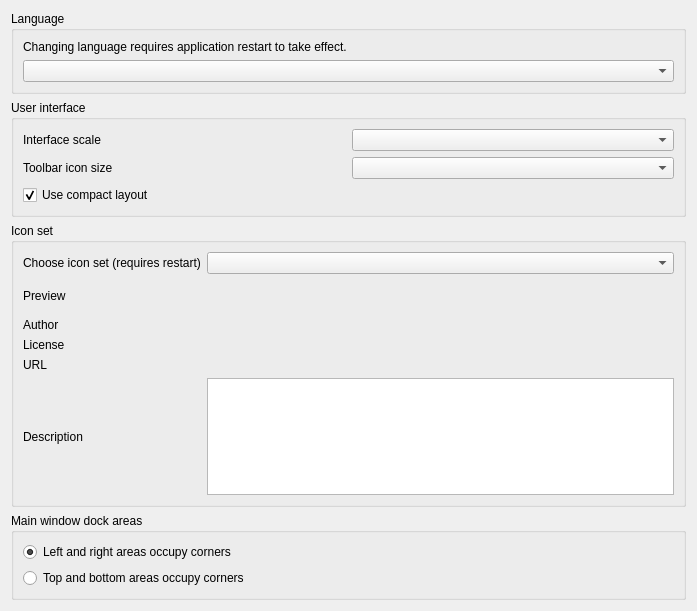
             <widget class="QWidget" name="lookAndFeelScrollWidget">
              <property name="geometry">
               <rect>
                <x>0</x>
                <y>-73</y>
                <width>697</width>
                <height>611</height>
               </rect>
              </property>
              <layout class="QVBoxLayout" name="verticalLayout_31">
               <item>
                <widget class="QGroupBox" name="langGroup">
                 <property name="title">
                  <string>Language</string>
                 </property>
                 <layout class="QVBoxLayout" name="verticalLayout_30">
                  <item>
                   <widget class="QLabel" name="langLabel">
                    <property name="text">
                     <string>Changing language requires application restart to take effect.</string>
                    </property>
                    <property name="cmdPalIgnore" stdset="0">
                     <bool>true</bool>
                    </property>
                   </widget>
                  </item>
                  <item>
                   <widget class="QComboBox" name="langCombo">
                    <property name="cfg" stdset="0">
                     <string notr="true">General.Language</string>
                    </property>
                   </widget>
                  </item>
                 </layout>
                </widget>
               </item>
               <item>
                <widget class="QGroupBox" name="compactLayoutGroup">
                 <property name="title">
                  <string>User interface</string>
                 </property>
                 <layout class="QGridLayout" name="gridLayout_16">
                  <item row="2" column="0">
                   <widget class="QLabel" name="uiScaleLabel">
                    <property name="toolTip">
                     <string>&lt;html&gt;&lt;head/&gt;&lt;body&gt;&lt;p&gt;Adjusts the scale of the application interface. Changes take effect after restarting the application.&lt;/p&gt;&lt;/body&gt;&lt;/html&gt;</string>
                    </property>
                    <property name="text">
                     <string>Interface scale</string>
                    </property>
                   </widget>
                  </item>
                  <item row="2" column="1">
                   <widget class="QComboBox" name="uiScaleCombo">
                    <property name="toolTip">
                     <string>&lt;html&gt;&lt;head/&gt;&lt;body&gt;&lt;p&gt;Adjusts the scale of the application interface. Changes take effect after restarting the application.&lt;/p&gt;&lt;/body&gt;&lt;/html&gt;</string>
                    </property>
                   </widget>
                  </item>
                  <item row="3" column="0">
                   <widget class="QLabel" name="tbIconSizeLabel">
                    <property name="toolTip">
                     <string>&lt;html&gt;&lt;head/&gt;&lt;body&gt;&lt;p&gt;Expressed in percentage of default size.&lt;/p&gt;&lt;/body&gt;&lt;/html&gt;</string>
                    </property>
                    <property name="text">
                     <string>Toolbar icon size</string>
                    </property>
                   </widget>
                  </item>
                  <item row="3" column="1">
                   <widget class="QComboBox" name="tbIconSizeCombo">
                    <property name="toolTip">
                     <string>&lt;html&gt;&lt;head/&gt;&lt;body&gt;&lt;p&gt;Expressed in percentage of default size.&lt;/p&gt;&lt;/body&gt;&lt;/html&gt;</string>
                    </property>
                    <property name="cfg" stdset="0">
                     <string notr="true">General.ToolBarIconSize</string>
                    </property>
                    <property name="dataDrivenCombo" stdset="0">
                     <bool>true</bool>
                    </property>
                   </widget>
                  </item>
                  <item row="4" column="0" colspan="2">
                   <widget class="QCheckBox" name="compactLayoutCheck">
                    <property name="toolTip">
                     <string>&lt;p&gt;Compact layout reduces all margins and spacing on the UI to minimum, making space for displaying more data. It makes the interface a little bit less aesthetic, but allows to display more data at once.&lt;/p&gt;</string>
                    </property>
                    <property name="text">
                     <string>Use compact layout</string>
                    </property>
                    <property name="checked">
                     <bool>true</bool>
                    </property>
                    <property name="cfg" stdset="0">
                     <string notr="true">General.CompactLayout</string>
                    </property>
                   </widget>
                  </item>
                 </layout>
                </widget>
               </item>
               <item>
                <widget class="QGroupBox" name="iconSetGroup">
                 <property name="title">
                  <string>Icon set</string>
                 </property>
                 <layout class="QGridLayout" name="gridLayout_15">
                  <item row="3" column="0">
                   <widget class="QLabel" name="iconSetLicenseLabel">
                    <property name="text">
                     <string>License</string>
                    </property>
                   </widget>
                  </item>
                  <item row="0" column="0">
                   <widget class="QLabel" name="iconSetChoiceLabel">
                    <property name="text">
                     <string>Choose icon set (requires restart)</string>
                    </property>
                   </widget>
                  </item>
                  <item row="1" column="1">
                   <widget class="QWidget" name="iconSetPreviewPanel" native="true">
                    <layout class="QGridLayout" name="gridLayout_17">
                     <item row="0" column="5">
                      <widget class="QLabel" name="iconSetIcon6">
                       <property name="text">
                        <string notr="true"/>
                       </property>
                      </widget>
                     </item>
                     <item row="0" column="1">
                      <widget class="QLabel" name="iconSetIcon2">
                       <property name="text">
                        <string notr="true"/>
                       </property>
                      </widget>
                     </item>
                     <item row="0" column="4">
                      <widget class="QLabel" name="iconSetIcon5">
                       <property name="text">
                        <string notr="true"/>
                       </property>
                      </widget>
                     </item>
                     <item row="0" column="3">
                      <widget class="QLabel" name="iconSetIcon4">
                       <property name="text">
                        <string notr="true"/>
                       </property>
                      </widget>
                     </item>
                     <item row="0" column="2">
                      <widget class="QLabel" name="iconSetIcon3">
                       <property name="text">
                        <string notr="true"/>
                       </property>
                      </widget>
                     </item>
                     <item row="0" column="7">
                      <widget class="QLabel" name="iconSetIcon8">
                       <property name="text">
                        <string notr="true"/>
                       </property>
                      </widget>
                     </item>
                     <item row="0" column="0">
                      <widget class="QLabel" name="iconSetIcon1">
                       <property name="text">
                        <string notr="true"/>
                       </property>
                      </widget>
                     </item>
                     <item row="0" column="6">
                      <widget class="QLabel" name="iconSetIcon7">
                       <property name="text">
                        <string notr="true"/>
                       </property>
                      </widget>
                     </item>
                    </layout>
                   </widget>
                  </item>
                  <item row="0" column="1">
                   <widget class="QComboBox" name="iconSetCombo"/>
                  </item>
                  <item row="5" column="0">
                   <widget class="QLabel" name="iconSetDescriptionLabel">
                    <property name="text">
                     <string>Description</string>
                    </property>
                   </widget>
                  </item>
                  <item row="5" column="1">
                   <widget class="QPlainTextEdit" name="iconSetDescriptionEdit"/>
                  </item>
                  <item row="2" column="0">
                   <widget class="QLabel" name="iconSetAuthorLabel">
                    <property name="text">
                     <string>Author</string>
                    </property>
                   </widget>
                  </item>
                  <item row="1" column="0">
                   <widget class="QLabel" name="iconSetPreviewLabel">
                    <property name="text">
                     <string>Preview</string>
                    </property>
                   </widget>
                  </item>
                  <item row="4" column="0">
                   <widget class="QLabel" name="iconSetUrlLabel">
                    <property name="text">
                     <string>URL</string>
                    </property>
                   </widget>
                  </item>
                  <item row="4" column="1">
                   <widget class="QLabel" name="iconSetUrlEdit">
                    <property name="text">
                     <string notr="true"/>
                    </property>
                    <property name="openExternalLinks">
                     <bool>true</bool>
                    </property>
                   </widget>
                  </item>
                  <item row="3" column="1">
                   <widget class="QLabel" name="iconSetLicenseEdit">
                    <property name="text">
                     <string notr="true"/>
                    </property>
                   </widget>
                  </item>
                  <item row="2" column="1">
                   <widget class="QLabel" name="iconSetAuthorEdit">
                    <property name="text">
                     <string notr="true"/>
                    </property>
                   </widget>
                  </item>
                 </layout>
                </widget>
               </item>
               <item>
                <widget class="QGroupBox" name="dockLayoutGroup">
                 <property name="title">
                  <string>Main window dock areas</string>
                 </property>
                 <layout class="QGridLayout" name="gridLayout_13">
                  <item row="0" column="0">
                   <widget class="ConfigRadioButton" name="dockLayoutVertical">
                    <property name="text">
                     <string>Left and right areas occupy corners</string>
                    </property>
                    <property name="checked">
                     <bool>true</bool>
                    </property>
                    <property name="cfg" stdset="0">
                     <string notr="true">General.DockLayout</string>
                    </property>
                    <property name="assignedValue" stdset="0">
                     <string notr="true">vertical</string>
                    </property>
                   </widget>
                  </item>
                  <item row="1" column="0">
                   <widget class="ConfigRadioButton" name="dockLayoutHorizontal">
                    <property name="text">
                     <string>Top and bottom areas occupy corners</string>
                    </property>
                    <property name="cfg" stdset="0">
                     <string notr="true">General.DockLayout</string>
                    </property>
                    <property name="assignedValue" stdset="0">
                     <string notr="true">horizontal</string>
                    </property>
                   </widget>
                  </item>
                 </layout>
                </widget>
               </item>
               <item>
                <spacer name="verticalSpacer_5">
                 <property name="orientation">
                  <enum>Qt::Orientation::Vertical</enum>
                 </property>
                 <property name="sizeHint" stdset="0">
                  <size>
                   <width>20</width>
                   <height>40</height>
                  </size>
                 </property>
                </spacer>
               </item>
              </layout>
             </widget>
